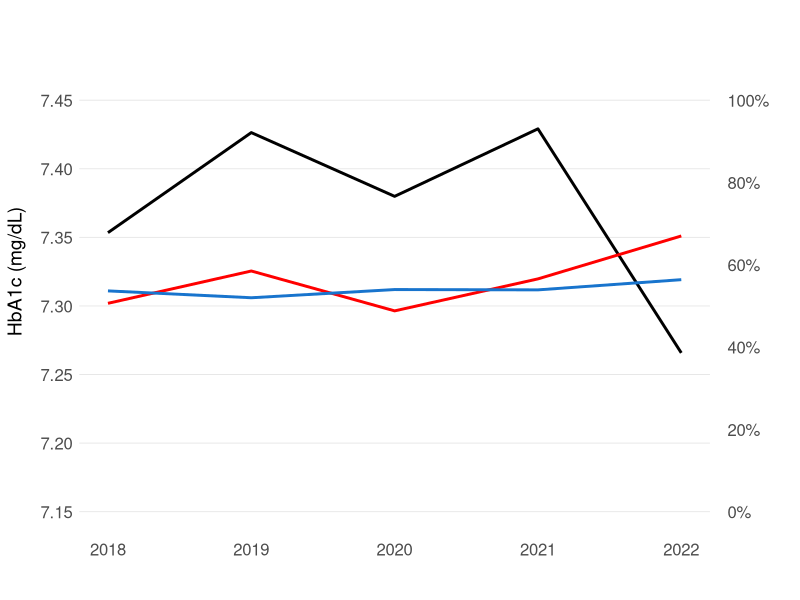
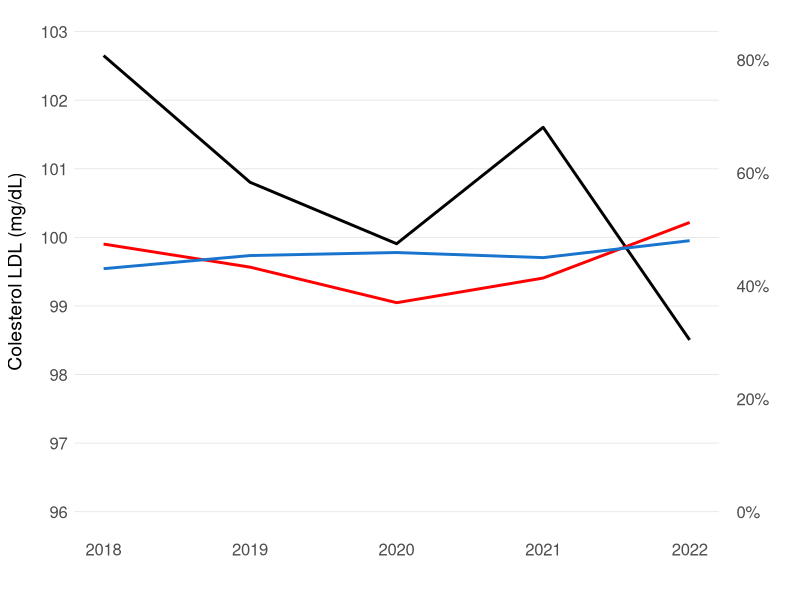
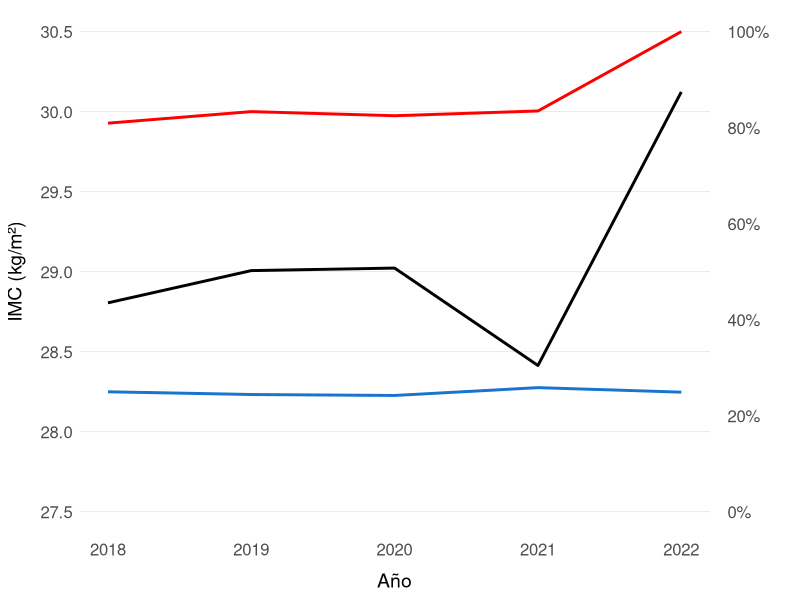
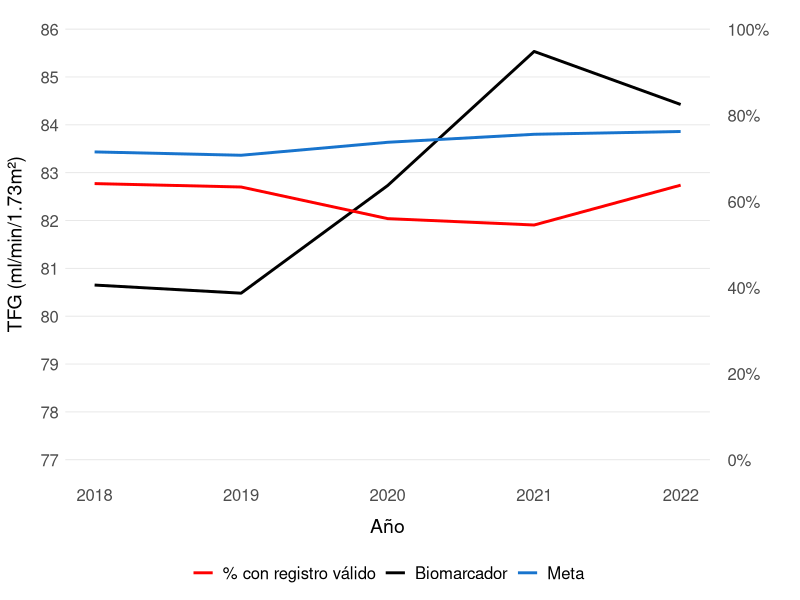
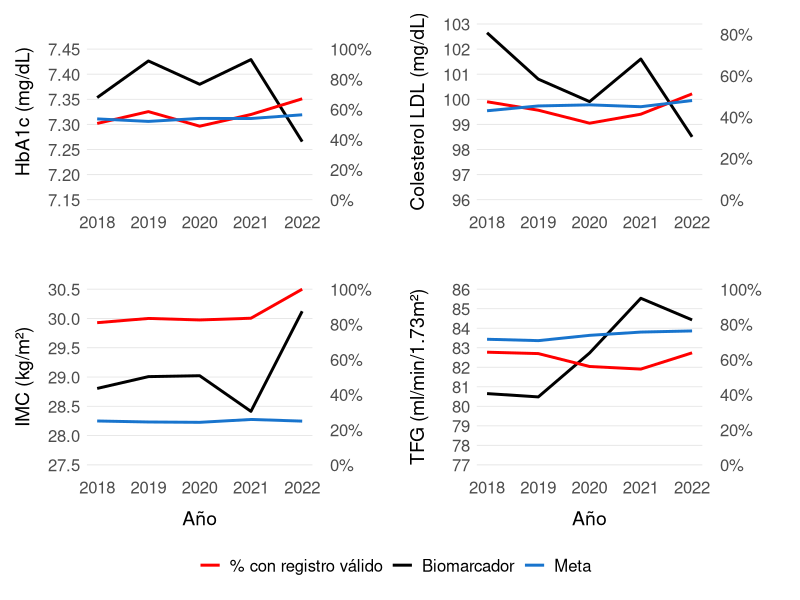

Generate these figures, in order, with R: (Note: this script raises an error after producing the figures.)
library(ggplot2)
library(gridExtra)
library(dplyr)
library(readxl)
library(patchwork)

rm(list = ls())

#Datos
datos <- read_excel("data/data_cap_013/datosfig1.xlsx")

#--------------------
#HbA1c
#--------------------
g1<-ggplot(datos, aes(x = Año)) +
  geom_line(aes(y = Hba1c), color = "black", linewidth = 1) +
  geom_line(aes(y = 7.15 + perc_registro_val_Hba1c * 0.3),  
            color = "red", linewidth = 1) +
  geom_line(aes(y = 7.15 + perc_cumplim_meta_Hba1c * 0.3),
            color = "#1874CD",  linewidth = 1) +
  scale_y_continuous(
    name = "HbA1c (mg/dL)",
    limits = c(7.15, 7.50),  
    breaks = seq(7.15, 7.47, by = 0.05),  
    sec.axis = sec_axis(
      trans = ~ (. - 7.15) / 0.3 * 100,  
      name = "",
      breaks = seq(0, 100, by = 20),  
      labels = function(x) paste0(x, "%")  
    )
  ) +
  labs(x = "") +
  theme_minimal() +
  theme(
    panel.grid.major.y = element_line(color = "gray90", linewidth = 0.3),
    panel.grid.major.x = element_blank(),  
    panel.grid.minor = element_blank(),    
    axis.text.y.right = element_text(size = 12, margin = margin(l = 10)),
    axis.text.y.left = element_text(size = 12),
    axis.text.x = element_text(size = 12),
    axis.title.y = element_text(size=14, margin = margin(r = 10)),
    axis.title.x = element_text(size=14, margin = margin(t = 10)))

g1


#--------------------
#Colesterol
#--------------------
g2<-ggplot(datos, aes(x = Año)) +
  geom_line(aes(y = LDL), color = "black", linewidth = 1) +
  geom_line(aes(y = 96 + perc_registro_val_LDL * 7),  
            color = "red",  linewidth = 1) +
  geom_line(aes(y = 96 + perc_cumplim_meta_LDL * 7),
            color = "#1874CD", linewidth = 1) +
  scale_y_continuous(
    name = "Colesterol LDL (mg/dL)",
    limits = c(96, 103),  
    breaks = seq(96, 103, by = 1),  
    sec.axis = sec_axis(
      trans = ~ ((. - 96) / 7) * 85,  
      name = "",
      breaks = seq(0, 85, by = 20),  
      labels = function(x) paste0(x, "%")
    )
  ) +
  labs(x = "") +
  theme_minimal() +
  theme(
    panel.grid.major.y = element_line(color = "gray90", linewidth = 0.3),
    panel.grid.major.x = element_blank(),  
    panel.grid.minor = element_blank(),    
    axis.text.y.right = element_text(size = 12, margin = margin(l = 10)),
    axis.text.y.left = element_text(size = 12),
    axis.text.x = element_text(size = 12),
    axis.title.y = element_text(size=14, margin = margin(r = 10)),
    axis.title.x = element_text(size=14, margin = margin(t = 10)))

g2

#--------------------
#IMC
#--------------------
g3<-ggplot(datos, aes(x = Año)) +
  geom_line(aes(y = IMC), color = "black", linewidth = 1) +
  geom_line(aes(y = 27.5 + perc_registro_val_IMC * 3),  
            color = "red", linewidth = 1) +
  
  geom_line(aes(y = 27.5 + perc_cumplim_meta_IMC * 3),
            color = "#1874CD",  linewidth = 1) +
  scale_y_continuous(
    name = "IMC (kg/m²)",
    limits = c(27.5, 30.5), 
    breaks = seq(27.5, 30.5, by = 0.5),  
    sec.axis = sec_axis(
      trans = ~ ((. - 27.5) / 3) * 100,  
      name = "",
      breaks = seq(0, 100, by = 20),  
      labels = function(x) paste0(x, "%")  
    )
  ) +
  labs(x = "Año") +
  theme_minimal() +
  theme(
    panel.grid.major.y = element_line(color = "gray90", linewidth = 0.3),
    panel.grid.major.x = element_blank(),  
    panel.grid.minor = element_blank(),    
    axis.text.y.right = element_text(size = 12, margin = margin(l = 10)),
    axis.text.y.left = element_text(size = 12),
    axis.text.x = element_text(size = 12),
    axis.title.y = element_text(size=14, margin = margin(r = 10)),
    axis.title.x = element_text(size=14, margin = margin(t = 10)))

g3


#--------------------
#TFG
#--------------------
g4<-ggplot(datos, aes(x = Año)) +
  # TFG (línea negra con leyenda)
  geom_line(aes(y = TFG, color = "Biomarcador"), linewidth = 1) +
  geom_line(aes(y = 77 + perc_registro_val_TFG * 9, color = "% con registro válido"), linewidth = 1) +
  geom_line(aes(y = 77 + perc_cumplim_meta_TFG * 9, color = "Meta"), linewidth = 1) +
  scale_y_continuous(
    name = "TFG (ml/min/1.73m²)",
    limits = c(77, 86),
    breaks = seq(77, 86, by = 1),
    sec.axis = sec_axis(
      trans = ~ ((. - 77) / 9) * 100,
      name = "",
      breaks = seq(0, 100, by = 20),
      labels = function(x) paste0(x, "%")
    )
  ) +
  scale_color_manual(name = NULL,
                     values = c("Biomarcador" = "black", "% con registro válido" = "red", 
                                "Meta" = "#1874CD")) +
  labs(x = "Año") +
  theme_minimal() +
  theme(
    legend.position = "bottom",
    legend.text = element_text(size = 12),
    panel.grid.major.y = element_line(color = "gray90", linewidth = 0.3),
    panel.grid.major.x = element_blank(),
    panel.grid.minor = element_blank(),
    axis.text.y.right = element_text(size = 12, margin = margin(l = 10)),
    axis.text.y.left = element_text(size = 12),
    axis.text.x = element_text(size = 12),
    axis.title.y = element_text(size=14, margin = margin(r = 10)),
    axis.title.x = element_text(size=14, margin = margin(t = 10))
  )


g4

# Quitar leyendas de g1, g2, g3
g1 <- g1 + theme(legend.position = "none")
g2 <- g2 + theme(legend.position = "none")
g3 <- g3 + theme(legend.position = "none")

final_plot <- (g1 + g2 + g3 + g4) +
  plot_layout(ncol = 2, guides = "collect") &
  theme(legend.position = "bottom")
final_plot

#Guardar gráfica
ggsave("outputs/grafic_cap_013/f1_indicadores.png", final_plot, 
       width = 8, height = 7, dpi = 300)
